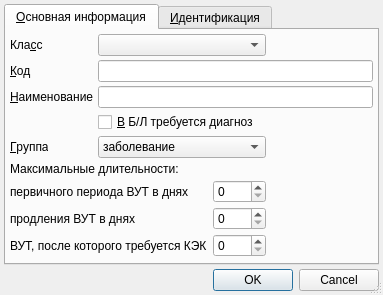
<?xml version="1.0" encoding="UTF-8"?>
<ui version="4.0">
 <class>ItemEditorDialog</class>
 <widget class="QDialog" name="ItemEditorDialog">
  <property name="geometry">
   <rect>
    <x>0</x>
    <y>0</y>
    <width>383</width>
    <height>275</height>
   </rect>
  </property>
  <property name="windowTitle">
   <string>ChangeMe!</string>
  </property>
  <property name="sizeGripEnabled">
   <bool>true</bool>
  </property>
  <layout class="QGridLayout" name="gridLayout_3">
   <property name="margin">
    <number>4</number>
   </property>
   <property name="spacing">
    <number>4</number>
   </property>
   <item row="0" column="0">
    <widget class="QTabWidget" name="tabWidget">
     <property name="currentIndex">
      <number>0</number>
     </property>
     <widget class="QWidget" name="tabMain">
      <attribute name="title">
       <string>&amp;Основная информация</string>
      </attribute>
      <layout class="QGridLayout" name="gridLayout">
       <property name="margin">
        <number>4</number>
       </property>
       <property name="spacing">
        <number>4</number>
       </property>
       <item row="0" column="0">
        <widget class="QLabel" name="lblType">
         <property name="sizePolicy">
          <sizepolicy hsizetype="Maximum" vsizetype="Preferred">
           <horstretch>0</horstretch>
           <verstretch>0</verstretch>
          </sizepolicy>
         </property>
         <property name="text">
          <string>Кла&amp;cc</string>
         </property>
         <property name="buddy">
          <cstring>cmbType</cstring>
         </property>
        </widget>
       </item>
       <item row="0" column="1" colspan="3">
        <widget class="QComboBox" name="cmbType"/>
       </item>
       <item row="0" column="4">
        <spacer name="horizontalSpacer_3">
         <property name="orientation">
          <enum>Qt::Horizontal</enum>
         </property>
         <property name="sizeHint" stdset="0">
          <size>
           <width>87</width>
           <height>17</height>
          </size>
         </property>
        </spacer>
       </item>
       <item row="1" column="0">
        <widget class="QLabel" name="lblCode">
         <property name="sizePolicy">
          <sizepolicy hsizetype="Maximum" vsizetype="Preferred">
           <horstretch>0</horstretch>
           <verstretch>0</verstretch>
          </sizepolicy>
         </property>
         <property name="text">
          <string>&amp;Код</string>
         </property>
         <property name="buddy">
          <cstring>edtCode</cstring>
         </property>
        </widget>
       </item>
       <item row="1" column="1" colspan="4">
        <widget class="QLineEdit" name="edtCode"/>
       </item>
       <item row="2" column="0">
        <widget class="QLabel" name="lblName">
         <property name="sizePolicy">
          <sizepolicy hsizetype="Maximum" vsizetype="Preferred">
           <horstretch>0</horstretch>
           <verstretch>0</verstretch>
          </sizepolicy>
         </property>
         <property name="text">
          <string>&amp;Наименование</string>
         </property>
         <property name="buddy">
          <cstring>edtName</cstring>
         </property>
        </widget>
       </item>
       <item row="2" column="1" colspan="4">
        <widget class="QLineEdit" name="edtName"/>
       </item>
       <item row="3" column="1" colspan="4">
        <widget class="QCheckBox" name="checkBox">
         <property name="text">
          <string>&amp;В Б/Л требуется диагноз</string>
         </property>
        </widget>
       </item>
       <item row="4" column="0">
        <widget class="QLabel" name="lblFinance">
         <property name="sizePolicy">
          <sizepolicy hsizetype="Maximum" vsizetype="Preferred">
           <horstretch>0</horstretch>
           <verstretch>0</verstretch>
          </sizepolicy>
         </property>
         <property name="text">
          <string>&amp;Группа</string>
         </property>
         <property name="buddy">
          <cstring>cmbGrouping</cstring>
         </property>
        </widget>
       </item>
       <item row="4" column="1" colspan="3">
        <widget class="QComboBox" name="cmbGrouping">
         <item>
          <property name="text">
           <string>заболевание</string>
          </property>
         </item>
         <item>
          <property name="text">
           <string>уход</string>
          </property>
         </item>
         <item>
          <property name="text">
           <string>беременность и роды</string>
          </property>
         </item>
        </widget>
       </item>
       <item row="4" column="4">
        <spacer name="horizontalSpacer">
         <property name="orientation">
          <enum>Qt::Horizontal</enum>
         </property>
         <property name="sizeHint" stdset="0">
          <size>
           <width>87</width>
           <height>17</height>
          </size>
         </property>
        </spacer>
       </item>
       <item row="5" column="0" colspan="3">
        <widget class="QLabel" name="lblMaxAge">
         <property name="sizePolicy">
          <sizepolicy hsizetype="Maximum" vsizetype="Preferred">
           <horstretch>0</horstretch>
           <verstretch>0</verstretch>
          </sizepolicy>
         </property>
         <property name="text">
          <string>Максимальные длительности:</string>
         </property>
        </widget>
       </item>
       <item row="6" column="0" colspan="3">
        <widget class="QLabel" name="lblPrimary">
         <property name="sizePolicy">
          <sizepolicy hsizetype="Maximum" vsizetype="Preferred">
           <horstretch>0</horstretch>
           <verstretch>0</verstretch>
          </sizepolicy>
         </property>
         <property name="text">
          <string>первичного периода ВУТ в днях</string>
         </property>
         <property name="buddy">
          <cstring>spinPrimary</cstring>
         </property>
        </widget>
       </item>
       <item row="6" column="3">
        <widget class="QSpinBox" name="spinPrimary">
         <property name="maximum">
          <number>999</number>
         </property>
        </widget>
       </item>
       <item row="6" column="4">
        <spacer name="horizontalSpacer_4">
         <property name="orientation">
          <enum>Qt::Horizontal</enum>
         </property>
         <property name="sizeHint" stdset="0">
          <size>
           <width>87</width>
           <height>16</height>
          </size>
         </property>
        </spacer>
       </item>
       <item row="7" column="0" colspan="2">
        <widget class="QLabel" name="lblProlongate">
         <property name="sizePolicy">
          <sizepolicy hsizetype="Maximum" vsizetype="Preferred">
           <horstretch>0</horstretch>
           <verstretch>0</verstretch>
          </sizepolicy>
         </property>
         <property name="text">
          <string>продления ВУТ в днях</string>
         </property>
         <property name="buddy">
          <cstring>spinProlongate</cstring>
         </property>
        </widget>
       </item>
       <item row="7" column="3">
        <widget class="QSpinBox" name="spinProlongate">
         <property name="maximum">
          <number>999</number>
         </property>
        </widget>
       </item>
       <item row="7" column="4">
        <spacer name="horizontalSpacer_5">
         <property name="orientation">
          <enum>Qt::Horizontal</enum>
         </property>
         <property name="sizeHint" stdset="0">
          <size>
           <width>87</width>
           <height>16</height>
          </size>
         </property>
        </spacer>
       </item>
       <item row="8" column="0" colspan="3">
        <widget class="QLabel" name="lblRestriction">
         <property name="sizePolicy">
          <sizepolicy hsizetype="Maximum" vsizetype="Preferred">
           <horstretch>0</horstretch>
           <verstretch>0</verstretch>
          </sizepolicy>
         </property>
         <property name="text">
          <string>ВУТ, после которого требуется КЭК</string>
         </property>
         <property name="buddy">
          <cstring>spinRestriction</cstring>
         </property>
        </widget>
       </item>
       <item row="8" column="3">
        <widget class="QSpinBox" name="spinRestriction">
         <property name="maximum">
          <number>999</number>
         </property>
        </widget>
       </item>
       <item row="8" column="4">
        <spacer name="horizontalSpacer_6">
         <property name="orientation">
          <enum>Qt::Horizontal</enum>
         </property>
         <property name="sizeHint" stdset="0">
          <size>
           <width>87</width>
           <height>16</height>
          </size>
         </property>
        </spacer>
       </item>
       <item row="9" column="2" colspan="2">
        <spacer name="spacer">
         <property name="orientation">
          <enum>Qt::Vertical</enum>
         </property>
         <property name="sizeHint" stdset="0">
          <size>
           <width>111</width>
           <height>1</height>
          </size>
         </property>
        </spacer>
       </item>
      </layout>
     </widget>
     <widget class="QWidget" name="tabIdentification">
      <attribute name="title">
       <string>&amp;Идентификация</string>
      </attribute>
      <layout class="QGridLayout" name="gridLayout_2">
       <property name="margin">
        <number>4</number>
       </property>
       <property name="spacing">
        <number>4</number>
       </property>
       <item row="0" column="0">
        <widget class="CInDocTableView" name="tblIdentification"/>
       </item>
      </layout>
     </widget>
    </widget>
   </item>
   <item row="1" column="0">
    <widget class="QDialogButtonBox" name="buttonBox">
     <property name="standardButtons">
      <set>QDialogButtonBox::Cancel|QDialogButtonBox::Ok</set>
     </property>
    </widget>
   </item>
  </layout>
 </widget>
 <customwidgets>
  <customwidget>
   <class>CInDocTableView</class>
   <extends>QTableView</extends>
   <header>library/InDocTable.h</header>
  </customwidget>
 </customwidgets>
 <tabstops>
  <tabstop>tabWidget</tabstop>
  <tabstop>cmbType</tabstop>
  <tabstop>edtCode</tabstop>
  <tabstop>edtName</tabstop>
  <tabstop>checkBox</tabstop>
  <tabstop>cmbGrouping</tabstop>
  <tabstop>spinPrimary</tabstop>
  <tabstop>spinProlongate</tabstop>
  <tabstop>spinRestriction</tabstop>
  <tabstop>tblIdentification</tabstop>
  <tabstop>buttonBox</tabstop>
 </tabstops>
 <resources/>
 <connections>
  <connection>
   <sender>buttonBox</sender>
   <signal>accepted()</signal>
   <receiver>ItemEditorDialog</receiver>
   <slot>accept()</slot>
   <hints>
    <hint type="sourcelabel">
     <x>143</x>
     <y>247</y>
    </hint>
    <hint type="destinationlabel">
     <x>143</x>
     <y>131</y>
    </hint>
   </hints>
  </connection>
  <connection>
   <sender>buttonBox</sender>
   <signal>rejected()</signal>
   <receiver>ItemEditorDialog</receiver>
   <slot>reject()</slot>
   <hints>
    <hint type="sourcelabel">
     <x>143</x>
     <y>247</y>
    </hint>
    <hint type="destinationlabel">
     <x>143</x>
     <y>131</y>
    </hint>
   </hints>
  </connection>
 </connections>
</ui>
